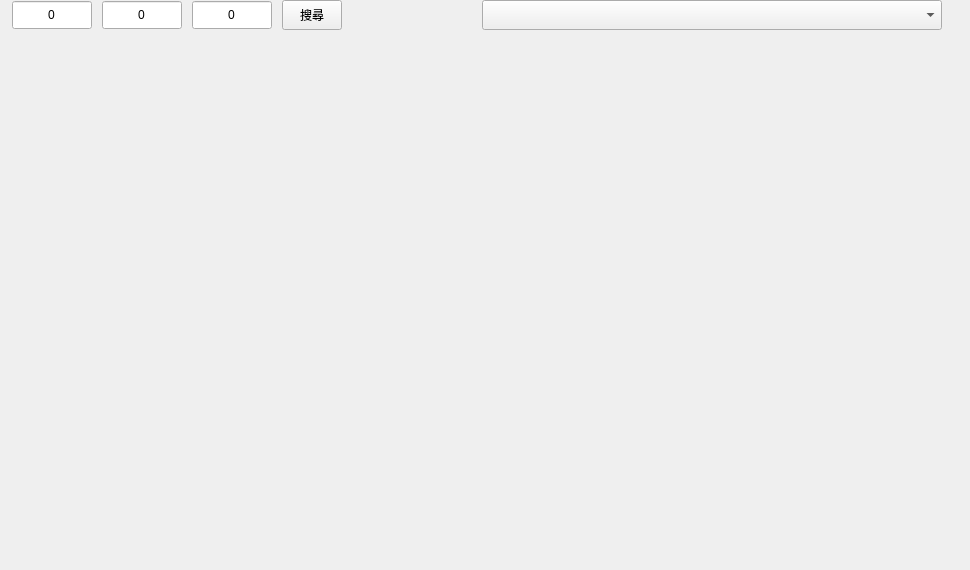
<?xml version="1.0" encoding="UTF-8"?>
<ui version="4.0">
 <class>SearchVillager</class>
 <widget class="QWidget" name="SearchVillager">
  <property name="enabled">
   <bool>true</bool>
  </property>
  <property name="geometry">
   <rect>
    <x>0</x>
    <y>0</y>
    <width>970</width>
    <height>570</height>
   </rect>
  </property>
  <property name="sizePolicy">
   <sizepolicy hsizetype="Fixed" vsizetype="Fixed">
    <horstretch>0</horstretch>
    <verstretch>0</verstretch>
   </sizepolicy>
  </property>
  <property name="minimumSize">
   <size>
    <width>960</width>
    <height>570</height>
   </size>
  </property>
  <property name="maximumSize">
   <size>
    <width>970</width>
    <height>570</height>
   </size>
  </property>
  <property name="windowTitle">
   <string>searchVillager</string>
  </property>
  <widget class="QWidget" name="layoutWidget">
   <property name="geometry">
    <rect>
     <x>2</x>
     <y>0</y>
     <width>982</width>
     <height>585</height>
    </rect>
   </property>
   <layout class="QVBoxLayout" name="verticalLayout" stretch="30,540">
    <property name="spacing">
     <number>0</number>
    </property>
    <property name="sizeConstraint">
     <enum>QLayout::SizeConstraint::SetFixedSize</enum>
    </property>
    <item>
     <layout class="QHBoxLayout" name="horizontalLayout" stretch="80,80,80,60,130,460">
      <property name="spacing">
       <number>10</number>
      </property>
      <property name="sizeConstraint">
       <enum>QLayout::SizeConstraint::SetDefaultConstraint</enum>
      </property>
      <property name="leftMargin">
       <number>10</number>
      </property>
      <property name="rightMargin">
       <number>10</number>
      </property>
      <item>
       <widget class="QSpinBox" name="posXSpinBox">
        <property name="sizePolicy">
         <sizepolicy hsizetype="Fixed" vsizetype="Fixed">
          <horstretch>0</horstretch>
          <verstretch>0</verstretch>
         </sizepolicy>
        </property>
        <property name="minimumSize">
         <size>
          <width>80</width>
          <height>30</height>
         </size>
        </property>
        <property name="maximumSize">
         <size>
          <width>80</width>
          <height>30</height>
         </size>
        </property>
        <property name="cursor">
         <cursorShape>IBeamCursor</cursorShape>
        </property>
        <property name="alignment">
         <set>Qt::AlignmentFlag::AlignCenter</set>
        </property>
        <property name="buttonSymbols">
         <enum>QAbstractSpinBox::ButtonSymbols::NoButtons</enum>
        </property>
        <property name="minimum">
         <number>-30000000</number>
        </property>
        <property name="maximum">
         <number>30000000</number>
        </property>
       </widget>
      </item>
      <item>
       <widget class="QSpinBox" name="posYSpinBox">
        <property name="sizePolicy">
         <sizepolicy hsizetype="Fixed" vsizetype="Fixed">
          <horstretch>0</horstretch>
          <verstretch>0</verstretch>
         </sizepolicy>
        </property>
        <property name="minimumSize">
         <size>
          <width>80</width>
          <height>30</height>
         </size>
        </property>
        <property name="maximumSize">
         <size>
          <width>80</width>
          <height>30</height>
         </size>
        </property>
        <property name="cursor">
         <cursorShape>IBeamCursor</cursorShape>
        </property>
        <property name="alignment">
         <set>Qt::AlignmentFlag::AlignCenter</set>
        </property>
        <property name="buttonSymbols">
         <enum>QAbstractSpinBox::ButtonSymbols::NoButtons</enum>
        </property>
        <property name="minimum">
         <number>-30000000</number>
        </property>
        <property name="maximum">
         <number>30000000</number>
        </property>
       </widget>
      </item>
      <item>
       <widget class="QSpinBox" name="posZSpinBox">
        <property name="sizePolicy">
         <sizepolicy hsizetype="Fixed" vsizetype="Fixed">
          <horstretch>0</horstretch>
          <verstretch>0</verstretch>
         </sizepolicy>
        </property>
        <property name="minimumSize">
         <size>
          <width>80</width>
          <height>30</height>
         </size>
        </property>
        <property name="maximumSize">
         <size>
          <width>80</width>
          <height>30</height>
         </size>
        </property>
        <property name="cursor">
         <cursorShape>IBeamCursor</cursorShape>
        </property>
        <property name="toolTipDuration">
         <number>-1</number>
        </property>
        <property name="alignment">
         <set>Qt::AlignmentFlag::AlignCenter</set>
        </property>
        <property name="buttonSymbols">
         <enum>QAbstractSpinBox::ButtonSymbols::NoButtons</enum>
        </property>
        <property name="minimum">
         <number>-30000000</number>
        </property>
        <property name="maximum">
         <number>30000000</number>
        </property>
       </widget>
      </item>
      <item>
       <widget class="QPushButton" name="searchButton">
        <property name="sizePolicy">
         <sizepolicy hsizetype="Fixed" vsizetype="Fixed">
          <horstretch>0</horstretch>
          <verstretch>0</verstretch>
         </sizepolicy>
        </property>
        <property name="minimumSize">
         <size>
          <width>60</width>
          <height>30</height>
         </size>
        </property>
        <property name="maximumSize">
         <size>
          <width>60</width>
          <height>30</height>
         </size>
        </property>
        <property name="cursor">
         <cursorShape>PointingHandCursor</cursorShape>
        </property>
        <property name="text">
         <string>搜尋</string>
        </property>
        <property name="checkable">
         <bool>false</bool>
        </property>
       </widget>
      </item>
      <item>
       <spacer name="horizontalSpacer">
        <property name="orientation">
         <enum>Qt::Orientation::Horizontal</enum>
        </property>
        <property name="sizeType">
         <enum>QSizePolicy::Policy::Fixed</enum>
        </property>
        <property name="sizeHint" stdset="0">
         <size>
          <width>130</width>
          <height>30</height>
         </size>
        </property>
       </spacer>
      </item>
      <item>
       <widget class="QComboBox" name="villagerSelectorComboBox">
        <property name="sizePolicy">
         <sizepolicy hsizetype="Fixed" vsizetype="Fixed">
          <horstretch>0</horstretch>
          <verstretch>0</verstretch>
         </sizepolicy>
        </property>
        <property name="minimumSize">
         <size>
          <width>460</width>
          <height>30</height>
         </size>
        </property>
        <property name="maximumSize">
         <size>
          <width>460</width>
          <height>30</height>
         </size>
        </property>
        <property name="cursor">
         <cursorShape>PointingHandCursor</cursorShape>
        </property>
       </widget>
      </item>
     </layout>
    </item>
    <item>
     <layout class="QVBoxLayout" name="modifyVillagerLayout">
      <property name="spacing">
       <number>0</number>
      </property>
     </layout>
    </item>
   </layout>
  </widget>
 </widget>
 <resources/>
 <connections/>
</ui>
